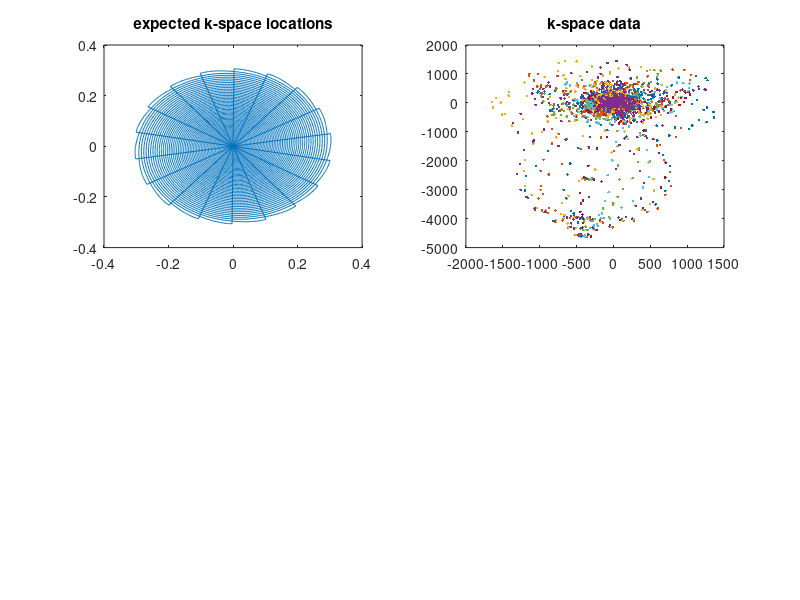

Source code (MATLAB): (Note: this script raises an error after producing the figure.)
%% Use Hargeaves spiral reconstruction example to simulate ADC shift

for ADCshift = [-10:1:10]; %time points
load spiralexampledata
nInterleaves = 18;
dt = 1;

%optional simulation of an ADC shift
%sample k-space data vector 'spiraldata' at differen point
if ADCshift < 0; %start ADC before gradients
        for n = 1:size(spiraldata,2)
          spiraldata(:,n) = [zeros(abs(ADCshift)*dt,1);spiraldata(1:(end-abs(ADCshift)*dt),n)];
        end
end
if ADCshift > 0; %start ADC after gradients
        for n = 1:size(spiraldata,2)
     %       spiraldata(1+(abs(ADCshift)*dt):end,n)
                %,zeros(1,abs(ADCshift)*dt)]
            spiraldata(:,n) = [spiraldata(1+(abs(ADCshift)*dt):end,n);zeros(abs(ADCshift)*dt,1)];
        end
end


figure %JA
subplot(2,2,1) %JA
plot(kspacelocations);
title 'expected k-space locations'
subplot(2,2,2) %JA
spiraldata = spiraldata(:,1:nInterleaves);
plot(spiraldata,'.') %JA
title 'k-space data'


% grid the k-space
[gdat] = gridkb(kspacelocations,spiraldata,dcf,256,1.5,2);

%figure;

% JA
subplot(2,2,3)
plot(gdat,'.')
title 'gridded k-space data'
%

pause(0.2);
%JA
subplot(2,2,4) %JA
im = fftshift(fft2(fftshift(gdat)));
im = abs(im)/500;
cmap = [0:255].'*[1 1 1] / 256;
colormap(cmap);
image(uint8(im));
%colormap(cmap);
axis square;
title(['reconstructed image, ADC timepoint shift:',num2str(ADCshift)])

end